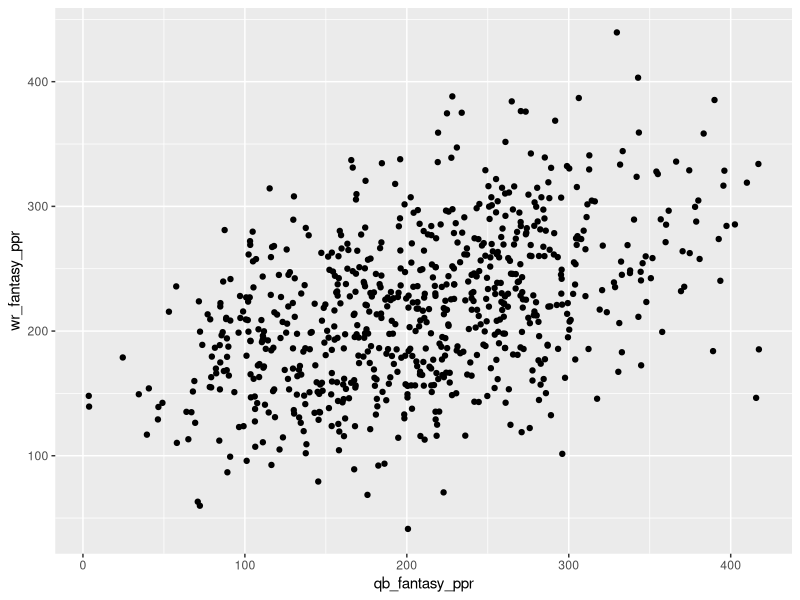

The R source for this figure:
## ---- chunk 1
library(tidyverse)
df <- read.csv("fantasy-scoring.csv")
## ---- chunk 2
df <- df %>% filter(fantpos == "QB" | fantpos == "WR")

df
## ---- chunk 3
all_wrs = df %>% filter(fantpos == "WR")
all_qbs = df %>% filter(fantpos == "QB")


# Get top-performers for each team each season
wrs <- all_wrs %>% 
  group_by(year, tm) %>% 
  mutate(top_receiver = max(fantasy_ppr)) %>% 
  slice(which.max(fantasy_ppr)) %>% 
  rename(wr_fantasy_ppr = fantasy_ppr) %>%
  select(player, wr_fantasy_ppr, tm, year, rank)

qbs <- all_qbs %>%
  group_by(year, tm) %>%
  mutate(top_qb = max(fantasy_ppr)) %>%
  slice(which.max(fantasy_ppr)) %>% 
  rename(qb_fantasy_ppr = fantasy_ppr) %>%
  select(player, qb_fantasy_ppr, tm, year, rank)
## ---- chunk 4
# Join together QB and wideout data
dat <- qbs %>% left_join(wrs, by=c("tm", "year"))
## ---- chunk 5
# Now let's plot the WR production as a function of QB production - this should be linear
dat %>% ggplot(aes(x=qb_fantasy_ppr, y = wr_fantasy_ppr)) + geom_point()
## ---- chunk 6
cor(dat$qb_fantasy_ppr, dat$wr_fantasy_ppr)

